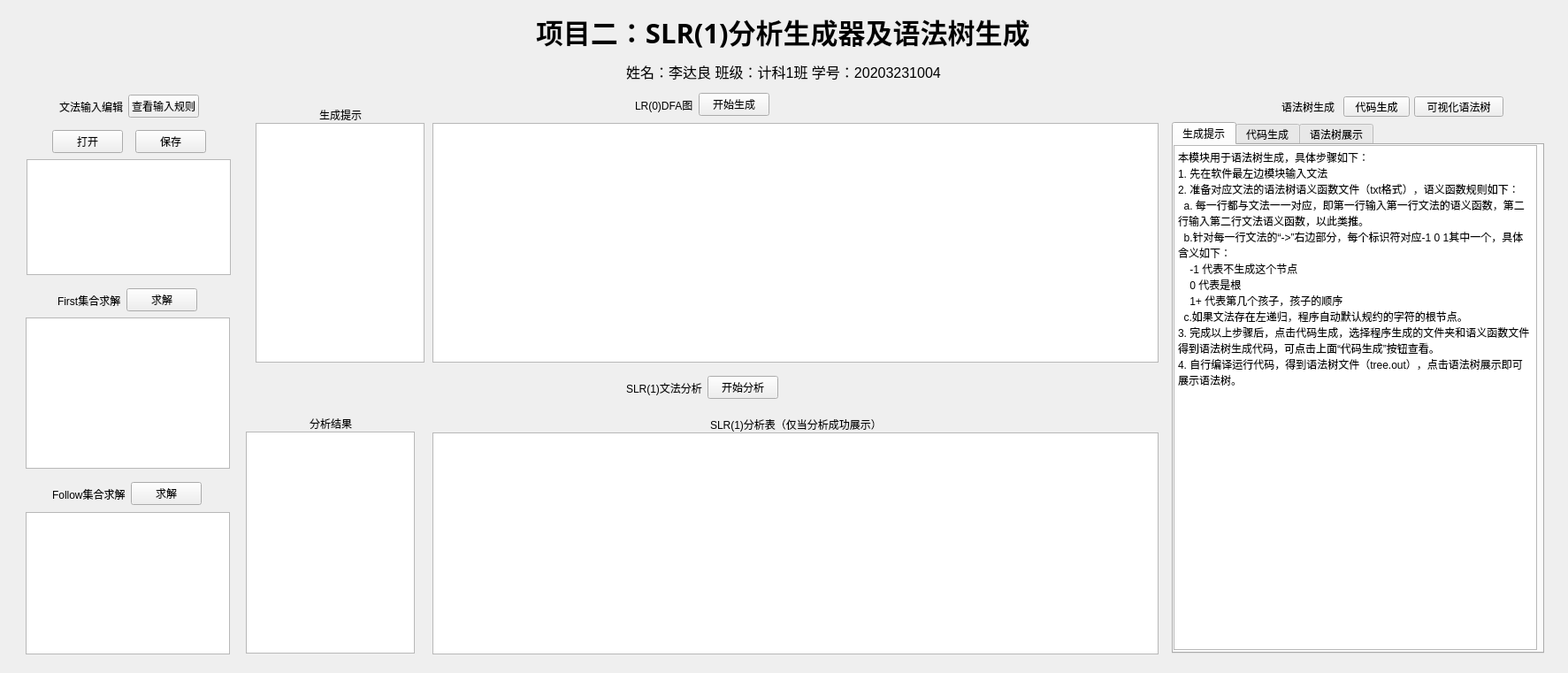
<?xml version="1.0" encoding="UTF-8"?>
<ui version="4.0">
 <class>Widget</class>
 <widget class="QWidget" name="Widget">
  <property name="geometry">
   <rect>
    <x>0</x>
    <y>0</y>
    <width>1773</width>
    <height>761</height>
   </rect>
  </property>
  <property name="windowTitle">
   <string>项目2  author：李达良</string>
  </property>
  <widget class="QWidget" name="widget" native="true">
   <property name="geometry">
    <rect>
     <x>20</x>
     <y>10</y>
     <width>1731</width>
     <height>741</height>
    </rect>
   </property>
   <widget class="QWidget" name="widget_2" native="true">
    <property name="geometry">
     <rect>
      <x>0</x>
      <y>0</y>
      <width>1731</width>
      <height>51</height>
     </rect>
    </property>
    <layout class="QHBoxLayout" name="horizontalLayout">
     <item>
      <spacer name="horizontalSpacer">
       <property name="orientation">
        <enum>Qt::Horizontal</enum>
       </property>
       <property name="sizeHint" stdset="0">
        <size>
         <width>226</width>
         <height>20</height>
        </size>
       </property>
      </spacer>
     </item>
     <item>
      <widget class="QLabel" name="label">
       <property name="font">
        <font>
         <family>微软雅黑</family>
         <pointsize>23</pointsize>
         <weight>75</weight>
         <bold>true</bold>
        </font>
       </property>
       <property name="text">
        <string>项目二：SLR(1)分析生成器及语法树生成</string>
       </property>
      </widget>
     </item>
     <item>
      <spacer name="horizontalSpacer_2">
       <property name="orientation">
        <enum>Qt::Horizontal</enum>
       </property>
       <property name="sizeHint" stdset="0">
        <size>
         <width>225</width>
         <height>20</height>
        </size>
       </property>
      </spacer>
     </item>
    </layout>
   </widget>
   <widget class="QWidget" name="widget_4" native="true">
    <property name="geometry">
     <rect>
      <x>0</x>
      <y>50</y>
      <width>1731</width>
      <height>41</height>
     </rect>
    </property>
    <layout class="QHBoxLayout" name="horizontalLayout_3">
     <item>
      <spacer name="horizontalSpacer_6">
       <property name="orientation">
        <enum>Qt::Horizontal</enum>
       </property>
       <property name="sizeHint" stdset="0">
        <size>
         <width>182</width>
         <height>20</height>
        </size>
       </property>
      </spacer>
     </item>
     <item>
      <widget class="QLabel" name="label_2">
       <property name="font">
        <font>
         <pointsize>12</pointsize>
        </font>
       </property>
       <property name="layoutDirection">
        <enum>Qt::LeftToRight</enum>
       </property>
       <property name="text">
        <string>姓名：李达良 班级：计科1班 学号：20203231004</string>
       </property>
       <property name="alignment">
        <set>Qt::AlignCenter</set>
       </property>
      </widget>
     </item>
     <item>
      <spacer name="horizontalSpacer_7">
       <property name="orientation">
        <enum>Qt::Horizontal</enum>
       </property>
       <property name="sizeHint" stdset="0">
        <size>
         <width>181</width>
         <height>20</height>
        </size>
       </property>
      </spacer>
     </item>
    </layout>
   </widget>
   <widget class="QWidget" name="widget_3" native="true">
    <property name="geometry">
     <rect>
      <x>0</x>
      <y>90</y>
      <width>251</width>
      <height>221</height>
     </rect>
    </property>
    <property name="autoFillBackground">
     <bool>false</bool>
    </property>
    <widget class="QWidget" name="widget_10" native="true">
     <property name="geometry">
      <rect>
       <x>0</x>
       <y>0</y>
       <width>251</width>
       <height>41</height>
      </rect>
     </property>
     <layout class="QHBoxLayout" name="horizontalLayout_2">
      <item>
       <spacer name="horizontalSpacer_3">
        <property name="orientation">
         <enum>Qt::Horizontal</enum>
        </property>
        <property name="sizeHint" stdset="0">
         <size>
          <width>72</width>
          <height>20</height>
         </size>
        </property>
       </spacer>
      </item>
      <item>
       <widget class="QLabel" name="label_3">
        <property name="text">
         <string>文法输入编辑</string>
        </property>
       </widget>
      </item>
      <item>
       <widget class="QPushButton" name="pushButton_7">
        <property name="text">
         <string>查看输入规则</string>
        </property>
       </widget>
      </item>
      <item>
       <spacer name="horizontalSpacer_4">
        <property name="orientation">
         <enum>Qt::Horizontal</enum>
        </property>
        <property name="sizeHint" stdset="0">
         <size>
          <width>71</width>
          <height>20</height>
         </size>
        </property>
       </spacer>
      </item>
     </layout>
    </widget>
    <widget class="QPlainTextEdit" name="plainTextEdit_2">
     <property name="geometry">
      <rect>
       <x>10</x>
       <y>80</y>
       <width>231</width>
       <height>131</height>
      </rect>
     </property>
    </widget>
    <widget class="QWidget" name="widget_15" native="true">
     <property name="geometry">
      <rect>
       <x>0</x>
       <y>40</y>
       <width>251</width>
       <height>41</height>
      </rect>
     </property>
     <layout class="QHBoxLayout" name="horizontalLayout_5">
      <item>
       <spacer name="horizontalSpacer_15">
        <property name="orientation">
         <enum>Qt::Horizontal</enum>
        </property>
        <property name="sizeHint" stdset="0">
         <size>
          <width>72</width>
          <height>20</height>
         </size>
        </property>
       </spacer>
      </item>
      <item>
       <widget class="QPushButton" name="pushButton_3">
        <property name="text">
         <string>打开</string>
        </property>
       </widget>
      </item>
      <item>
       <spacer name="horizontalSpacer_23">
        <property name="orientation">
         <enum>Qt::Horizontal</enum>
        </property>
        <property name="sizeHint" stdset="0">
         <size>
          <width>40</width>
          <height>20</height>
         </size>
        </property>
       </spacer>
      </item>
      <item>
       <widget class="QPushButton" name="pushButton_4">
        <property name="text">
         <string>保存</string>
        </property>
       </widget>
      </item>
      <item>
       <spacer name="horizontalSpacer_16">
        <property name="orientation">
         <enum>Qt::Horizontal</enum>
        </property>
        <property name="sizeHint" stdset="0">
         <size>
          <width>71</width>
          <height>20</height>
         </size>
        </property>
       </spacer>
      </item>
     </layout>
    </widget>
   </widget>
   <widget class="QWidget" name="widget_5" native="true">
    <property name="geometry">
     <rect>
      <x>-1</x>
      <y>309</y>
      <width>251</width>
      <height>221</height>
     </rect>
    </property>
    <widget class="QWidget" name="widget_11" native="true">
     <property name="geometry">
      <rect>
       <x>-1</x>
       <y>0</y>
       <width>251</width>
       <height>41</height>
      </rect>
     </property>
     <layout class="QHBoxLayout" name="horizontalLayout_7">
      <item>
       <spacer name="horizontalSpacer_5">
        <property name="orientation">
         <enum>Qt::Horizontal</enum>
        </property>
        <property name="sizeHint" stdset="0">
         <size>
          <width>28</width>
          <height>20</height>
         </size>
        </property>
       </spacer>
      </item>
      <item>
       <widget class="QLabel" name="label_4">
        <property name="text">
         <string>First集合求解</string>
        </property>
       </widget>
      </item>
      <item>
       <widget class="QPushButton" name="pushButton_5">
        <property name="text">
         <string>求解</string>
        </property>
       </widget>
      </item>
      <item>
       <spacer name="horizontalSpacer_8">
        <property name="orientation">
         <enum>Qt::Horizontal</enum>
        </property>
        <property name="sizeHint" stdset="0">
         <size>
          <width>28</width>
          <height>20</height>
         </size>
        </property>
       </spacer>
      </item>
     </layout>
    </widget>
    <widget class="QTableWidget" name="tableWidget_3">
     <property name="geometry">
      <rect>
       <x>10</x>
       <y>40</y>
       <width>231</width>
       <height>171</height>
      </rect>
     </property>
    </widget>
   </widget>
   <widget class="QWidget" name="widget_6" native="true">
    <property name="geometry">
     <rect>
      <x>-1</x>
      <y>529</y>
      <width>251</width>
      <height>211</height>
     </rect>
    </property>
    <widget class="QWidget" name="widget_12" native="true">
     <property name="geometry">
      <rect>
       <x>-1</x>
       <y>-1</y>
       <width>251</width>
       <height>41</height>
      </rect>
     </property>
     <layout class="QHBoxLayout" name="horizontalLayout_8">
      <item>
       <spacer name="horizontalSpacer_9">
        <property name="orientation">
         <enum>Qt::Horizontal</enum>
        </property>
        <property name="sizeHint" stdset="0">
         <size>
          <width>25</width>
          <height>20</height>
         </size>
        </property>
       </spacer>
      </item>
      <item>
       <widget class="QLabel" name="label_5">
        <property name="text">
         <string>Follow集合求解</string>
        </property>
       </widget>
      </item>
      <item>
       <widget class="QPushButton" name="pushButton_6">
        <property name="text">
         <string>求解</string>
        </property>
       </widget>
      </item>
      <item>
       <spacer name="horizontalSpacer_10">
        <property name="orientation">
         <enum>Qt::Horizontal</enum>
        </property>
        <property name="sizeHint" stdset="0">
         <size>
          <width>25</width>
          <height>20</height>
         </size>
        </property>
       </spacer>
      </item>
     </layout>
    </widget>
    <widget class="QTableWidget" name="tableWidget_4">
     <property name="geometry">
      <rect>
       <x>10</x>
       <y>40</y>
       <width>231</width>
       <height>161</height>
      </rect>
     </property>
    </widget>
   </widget>
   <widget class="QWidget" name="widget_7" native="true">
    <property name="geometry">
     <rect>
      <x>249</x>
      <y>89</y>
      <width>1051</width>
      <height>321</height>
     </rect>
    </property>
    <widget class="QWidget" name="widget_13" native="true">
     <property name="geometry">
      <rect>
       <x>-1</x>
       <y>-1</y>
       <width>1051</width>
       <height>41</height>
      </rect>
     </property>
     <layout class="QHBoxLayout" name="horizontalLayout_6">
      <item>
       <spacer name="horizontalSpacer_11">
        <property name="orientation">
         <enum>Qt::Horizontal</enum>
        </property>
        <property name="sizeHint" stdset="0">
         <size>
          <width>437</width>
          <height>20</height>
         </size>
        </property>
       </spacer>
      </item>
      <item>
       <widget class="QLabel" name="label_6">
        <property name="text">
         <string>LR(0)DFA图</string>
        </property>
       </widget>
      </item>
      <item>
       <widget class="QPushButton" name="pushButton">
        <property name="text">
         <string>开始生成</string>
        </property>
       </widget>
      </item>
      <item>
       <spacer name="horizontalSpacer_12">
        <property name="orientation">
         <enum>Qt::Horizontal</enum>
        </property>
        <property name="sizeHint" stdset="0">
         <size>
          <width>437</width>
          <height>20</height>
         </size>
        </property>
       </spacer>
      </item>
     </layout>
    </widget>
    <widget class="QTableWidget" name="tableWidget">
     <property name="geometry">
      <rect>
       <x>220</x>
       <y>40</y>
       <width>821</width>
       <height>271</height>
      </rect>
     </property>
    </widget>
    <widget class="QWidget" name="widget_18" native="true">
     <property name="geometry">
      <rect>
       <x>10</x>
       <y>-30</y>
       <width>211</width>
       <height>351</height>
      </rect>
     </property>
     <widget class="QWidget" name="widget_20" native="true">
      <property name="geometry">
       <rect>
        <x>0</x>
        <y>40</y>
        <width>211</width>
        <height>41</height>
       </rect>
      </property>
      <layout class="QHBoxLayout" name="horizontalLayout_12">
       <item>
        <spacer name="horizontalSpacer_24">
         <property name="orientation">
          <enum>Qt::Horizontal</enum>
         </property>
         <property name="sizeHint" stdset="0">
          <size>
           <width>46</width>
           <height>20</height>
          </size>
         </property>
        </spacer>
       </item>
       <item>
        <widget class="QLabel" name="label_11">
         <property name="text">
          <string>生成提示</string>
         </property>
        </widget>
       </item>
       <item>
        <spacer name="horizontalSpacer_25">
         <property name="orientation">
          <enum>Qt::Horizontal</enum>
         </property>
         <property name="sizeHint" stdset="0">
          <size>
           <width>45</width>
           <height>20</height>
          </size>
         </property>
        </spacer>
       </item>
      </layout>
     </widget>
     <widget class="QPlainTextEdit" name="plainTextEdit_4">
      <property name="geometry">
       <rect>
        <x>10</x>
        <y>70</y>
        <width>191</width>
        <height>271</height>
       </rect>
      </property>
     </widget>
    </widget>
   </widget>
   <widget class="QWidget" name="widget_8" native="true">
    <property name="geometry">
     <rect>
      <x>249</x>
      <y>409</y>
      <width>1051</width>
      <height>331</height>
     </rect>
    </property>
    <widget class="QWidget" name="widget_9" native="true">
     <property name="geometry">
      <rect>
       <x>-1</x>
       <y>-1</y>
       <width>211</width>
       <height>331</height>
      </rect>
     </property>
     <widget class="QWidget" name="widget_17" native="true">
      <property name="geometry">
       <rect>
        <x>0</x>
        <y>40</y>
        <width>211</width>
        <height>41</height>
       </rect>
      </property>
      <layout class="QHBoxLayout" name="horizontalLayout_10">
       <item>
        <spacer name="horizontalSpacer_17">
         <property name="orientation">
          <enum>Qt::Horizontal</enum>
         </property>
         <property name="sizeHint" stdset="0">
          <size>
           <width>46</width>
           <height>20</height>
          </size>
         </property>
        </spacer>
       </item>
       <item>
        <widget class="QLabel" name="label_8">
         <property name="text">
          <string>分析结果</string>
         </property>
        </widget>
       </item>
       <item>
        <spacer name="horizontalSpacer_18">
         <property name="orientation">
          <enum>Qt::Horizontal</enum>
         </property>
         <property name="sizeHint" stdset="0">
          <size>
           <width>45</width>
           <height>20</height>
          </size>
         </property>
        </spacer>
       </item>
      </layout>
     </widget>
     <widget class="QPlainTextEdit" name="plainTextEdit">
      <property name="geometry">
       <rect>
        <x>10</x>
        <y>70</y>
        <width>191</width>
        <height>251</height>
       </rect>
      </property>
     </widget>
    </widget>
    <widget class="QWidget" name="widget_14" native="true">
     <property name="geometry">
      <rect>
       <x>-1</x>
       <y>-1</y>
       <width>1051</width>
       <height>41</height>
      </rect>
     </property>
     <layout class="QHBoxLayout" name="horizontalLayout_4">
      <property name="topMargin">
       <number>0</number>
      </property>
      <property name="bottomMargin">
       <number>0</number>
      </property>
      <item>
       <spacer name="horizontalSpacer_13">
        <property name="orientation">
         <enum>Qt::Horizontal</enum>
        </property>
        <property name="sizeHint" stdset="0">
         <size>
          <width>425</width>
          <height>20</height>
         </size>
        </property>
       </spacer>
      </item>
      <item>
       <widget class="QLabel" name="label_7">
        <property name="text">
         <string>SLR(1)文法分析</string>
        </property>
       </widget>
      </item>
      <item>
       <widget class="QPushButton" name="pushButton_2">
        <property name="text">
         <string>开始分析</string>
        </property>
       </widget>
      </item>
      <item>
       <spacer name="horizontalSpacer_14">
        <property name="orientation">
         <enum>Qt::Horizontal</enum>
        </property>
        <property name="sizeHint" stdset="0">
         <size>
          <width>425</width>
          <height>20</height>
         </size>
        </property>
       </spacer>
      </item>
     </layout>
    </widget>
    <widget class="QTableWidget" name="tableWidget_2">
     <property name="geometry">
      <rect>
       <x>220</x>
       <y>70</y>
       <width>821</width>
       <height>251</height>
      </rect>
     </property>
    </widget>
    <widget class="QWidget" name="widget_16" native="true">
     <property name="geometry">
      <rect>
       <x>210</x>
       <y>40</y>
       <width>841</width>
       <height>41</height>
      </rect>
     </property>
     <layout class="QHBoxLayout" name="horizontalLayout_9">
      <item>
       <spacer name="horizontalSpacer_19">
        <property name="orientation">
         <enum>Qt::Horizontal</enum>
        </property>
        <property name="sizeHint" stdset="0">
         <size>
          <width>367</width>
          <height>20</height>
         </size>
        </property>
       </spacer>
      </item>
      <item>
       <widget class="QLabel" name="label_9">
        <property name="text">
         <string>SLR(1)分析表（仅当分析成功展示）</string>
        </property>
       </widget>
      </item>
      <item>
       <spacer name="horizontalSpacer_20">
        <property name="orientation">
         <enum>Qt::Horizontal</enum>
        </property>
        <property name="sizeHint" stdset="0">
         <size>
          <width>366</width>
          <height>20</height>
         </size>
        </property>
       </spacer>
      </item>
     </layout>
    </widget>
   </widget>
   <widget class="QWidget" name="widget" native="true">
    <property name="geometry">
     <rect>
      <x>1299</x>
      <y>89</y>
      <width>431</width>
      <height>651</height>
     </rect>
    </property>
    <widget class="QTabWidget" name="tabWidget">
     <property name="geometry">
      <rect>
       <x>6</x>
       <y>39</y>
       <width>421</width>
       <height>601</height>
      </rect>
     </property>
     <property name="currentIndex">
      <number>0</number>
     </property>
     <widget class="QWidget" name="tab_3">
      <attribute name="title">
       <string>生成提示</string>
      </attribute>
      <widget class="QPlainTextEdit" name="plainTextEdit_3">
       <property name="geometry">
        <rect>
         <x>0</x>
         <y>0</y>
         <width>411</width>
         <height>571</height>
        </rect>
       </property>
       <property name="readOnly">
        <bool>true</bool>
       </property>
       <property name="plainText">
        <string>本模块用于语法树生成，具体步骤如下：
1. 先在软件最左边模块输入文法
2. 准备对应文法的语法树语义函数文件（txt格式），语义函数规则如下：
  a. 每一行都与文法一一对应，即第一行输入第一行文法的语义函数，第二行输入第二行文法语义函数，以此类推。
  b.针对每一行文法的“-&gt;”右边部分，每个标识符对应-1 0 1其中一个，具体含义如下：
    -1 代表不生成这个节点
    0 代表是根
    1+ 代表第几个孩子，孩子的顺序
  c.如果文法存在左递归，程序自动默认规约的字符的根节点。
3. 完成以上步骤后，点击代码生成，选择程序生成的文件夹和语义函数文件得到语法树生成代码，可点击上面“代码生成”按钮查看。
4. 自行编译运行代码，得到语法树文件（tree.out），点击语法树展示即可展示语法树。</string>
       </property>
      </widget>
     </widget>
     <widget class="QWidget" name="tab">
      <attribute name="title">
       <string>代码生成</string>
      </attribute>
      <widget class="QPlainTextEdit" name="codeText">
       <property name="geometry">
        <rect>
         <x>0</x>
         <y>0</y>
         <width>411</width>
         <height>571</height>
        </rect>
       </property>
      </widget>
     </widget>
     <widget class="QWidget" name="tab_2">
      <attribute name="title">
       <string>语法树展示</string>
      </attribute>
      <widget class="QTreeWidget" name="treeWidget">
       <property name="geometry">
        <rect>
         <x>0</x>
         <y>0</y>
         <width>421</width>
         <height>581</height>
        </rect>
       </property>
       <property name="headerHidden">
        <bool>true</bool>
       </property>
       <column>
        <property name="text">
         <string>树形结构</string>
        </property>
       </column>
      </widget>
     </widget>
    </widget>
    <widget class="QLabel" name="label_10">
     <property name="geometry">
      <rect>
       <x>130</x>
       <y>10</y>
       <width>60</width>
       <height>23</height>
      </rect>
     </property>
     <property name="text">
      <string>语法树生成</string>
     </property>
    </widget>
    <widget class="QPushButton" name="pushButton_8">
     <property name="geometry">
      <rect>
       <x>200</x>
       <y>10</y>
       <width>75</width>
       <height>23</height>
      </rect>
     </property>
     <property name="text">
      <string>代码生成</string>
     </property>
    </widget>
    <widget class="QPushButton" name="pushButton_9">
     <property name="geometry">
      <rect>
       <x>280</x>
       <y>10</y>
       <width>101</width>
       <height>23</height>
      </rect>
     </property>
     <property name="text">
      <string>可视化语法树</string>
     </property>
    </widget>
   </widget>
  </widget>
 </widget>
 <resources/>
 <connections/>
</ui>
